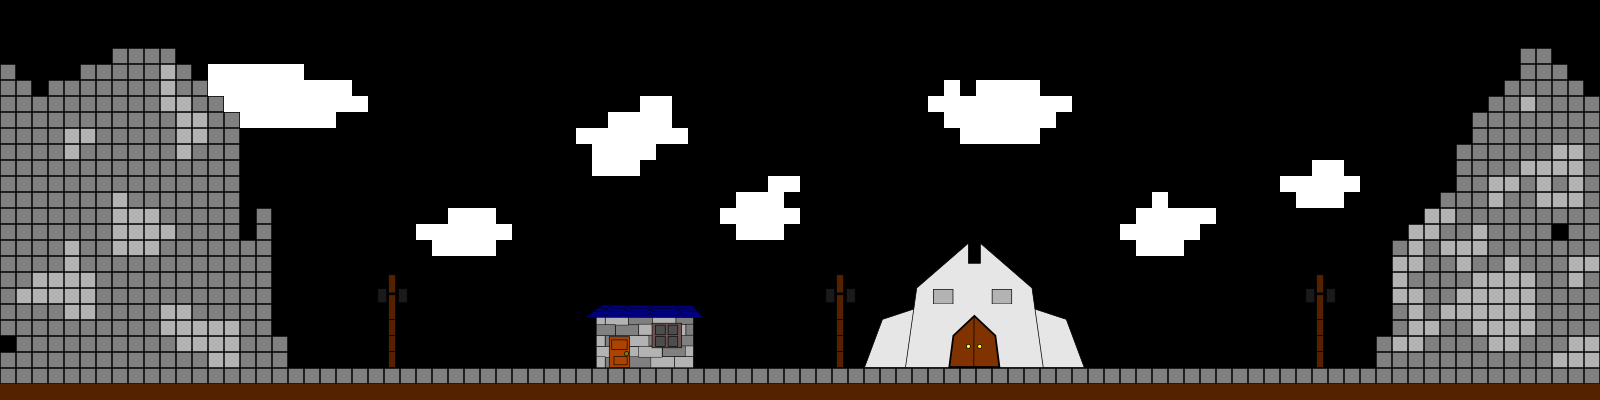

Tiled map render using the project's own tile images. Description and the map definition, with tile-layer contents summarised, below:
An orthogonal 100x25 tile map with 16x16 px tiles, 3 tile layers (background, walls, coins).

<map version="1.0" orientation="orthogonal" width="100" height="25" tilewidth="16" tileheight="16">
 <tileset firstgid="1" name="tileSet-hd" tilewidth="16" tileheight="16">
  <image source="tileSet.png" trans="fe80fe" width="256" height="256" />
  <tile id="0">
   <properties>
    <property name="hola" value="prueba" />
   </properties>
  </tile>
  <tile id="2">
   <properties>
    <property name="agua" value="" />
   </properties>
  </tile>
  <tile id="4">
   <properties>
    <property name="medicinas" value="" />
   </properties>
  </tile>
  <tile id="9">
   <properties>
    <property name="agua" value="" />
   </properties>
  </tile>
  <tile id="11">
   <properties>
    <property name="medicina" value="" />
   </properties>
  </tile>
  <tile id="229">
   <properties>
    <property name="Entrar" value="" />
   </properties>
  </tile>
  <tile id="232">
   <properties>
    <property name="Salir" value="" />
   </properties>
  </tile>
  <tile id="239">
   <properties>
    <property name="Die" value="" />
   </properties>
  </tile>
 </tileset>
 <layer name="background" width="100" height="25">
  <data>[2500 cells, 310 non-empty, 114 distinct tile ids]</data>
 </layer>
 <layer name="walls" width="100" height="25">
  <data>[2500 cells, 703 non-empty, 11 distinct tile ids]</data>
 </layer>
 <layer name="coins" width="100" height="25">
  <data>[2500 cells, 3 non-empty, 3 distinct tile ids]</data>
 </layer>
</map>
